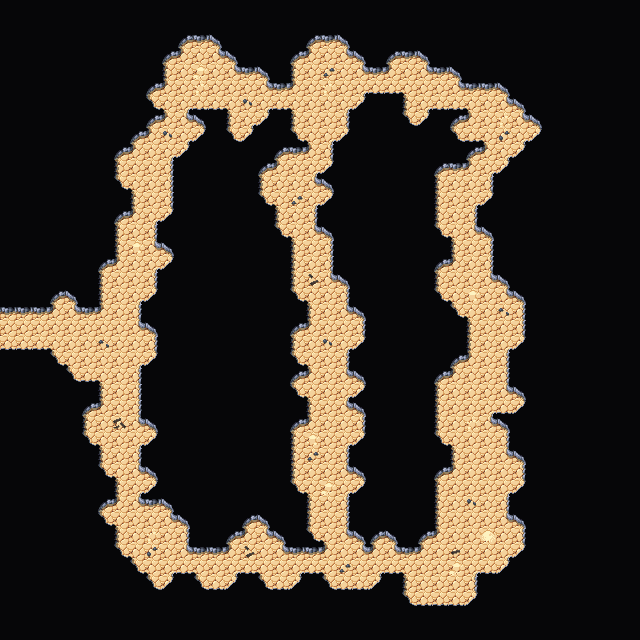

This is a level from a 2D game, rendered from its Tiled map with the project's own tilesets. A one-line summary and the map file follow, with tile-layer data summarised:
An orthogonal 40x40 tile map with 16x16 px tiles, 4 tile layers (Collision, Background, Walls, Clutter), 2 tilesets and 14 objects.

<map version="1.5" tiledversion="1.7.2" orientation="orthogonal" renderorder="right-down" width="40" height="40" tilewidth="16" tileheight="16" infinite="0" nextlayerid="7" nextobjectid="75">
 <editorsettings>
  <export target="wastetown..tmx" format="tmx" />
 </editorsettings>
 <tileset firstgid="1" source="../../../../common/maps/tileset/main.tsx" />
 <tileset firstgid="3477" source="../../../../common/maps/tileset/buildings.tsx" />
 <layer id="6" name="Collision" width="40" height="40">
  <data>[1600 cells, 0 non-empty, 0 distinct tile ids]</data>
 </layer>
 <layer id="1" name="Background" width="40" height="40">
  <data>[1600 cells, 1600 non-empty, 1 distinct tile ids]</data>
 </layer>
 <layer id="2" name="Walls" width="40" height="40">
  <data>[1600 cells, 1440 non-empty, 18 distinct tile ids]</data>
 </layer>
 <layer id="3" name="Clutter" width="40" height="40">
  <properties>
   <property name="spriteLayer" type="bool" value="true" />
  </properties>
  <data>[1600 cells, 26 non-empty, 11 distinct tile ids]</data>
 </layer>
 <objectgroup id="4" name="Objects">
  <object id="59" template="../../../../common/maps/obj/door_right.tx" x="0.16667" y="336.333">
   <properties>
    <property name="teleport" value="../Shandalar Old Border/maps/map/cave/cave_multilevel_4/cave_23C9.tmx" />
    <property name="teleportObjectId" value="60" />
   </properties>
  </object>
  <object id="62" template="../../../../common/maps/obj/enemy.tx" x="184.25" y="569">
   <properties>
    <property name="enemy" value="Red Beast" />
   </properties>
  </object>
  <object id="63" template="../../../../common/maps/obj/enemy.tx" x="309.5" y="570.5">
   <properties>
    <property name="enemy" value="Hydra" />
   </properties>
  </object>
  <object id="64" template="../../../../common/maps/obj/enemy.tx" x="396.5" y="570.25">
   <properties>
    <property name="enemy" value="Beholder" />
   </properties>
  </object>
  <object id="65" template="../../../../common/maps/obj/enemy.tx" x="168" y="120.25">
   <properties>
    <property name="enemy" value="Green Beast" />
   </properties>
  </object>
  <object id="66" template="../../../../common/maps/obj/enemy.tx" x="273.75" y="105.5">
   <properties>
    <property name="enemy" value="Cyclops" />
    <property name="effect">{ "startBattleWithCard": [ "Chance Encounter|ODY", "Goblin Bomb|WTH", "Impulsive Maneuvers|ODY", "Mana Crypt|PHPR" ] }</property>
   </properties>
  </object>
  <object id="67" template="../../../../common/maps/obj/enemy.tx" x="456.75" y="105.5">
   <properties>
    <property name="enemy" value="Troll" />
   </properties>
  </object>
  <object id="68" template="../../../../common/maps/obj/treasure.tx" x="503.25" y="317" />
  <object id="69" template="../../../../common/maps/obj/treasure.tx" x="503.25" y="343.5" />
  <object id="70" template="../../../../common/maps/obj/gold.tx" x="504" y="328" />
  <object id="71" template="../../../../common/maps/obj/gold.tx" x="343.818" y="326.545" />
  <object id="72" template="../../../../common/maps/obj/treasure.tx" x="343.455" y="344.364" />
  <object id="73" template="../../../../common/maps/obj/treasure.tx" x="248" y="541.25" />
  <object id="74" template="../../../../common/maps/obj/gold.tx" x="233.25" y="138" />
 </objectgroup>
</map>
